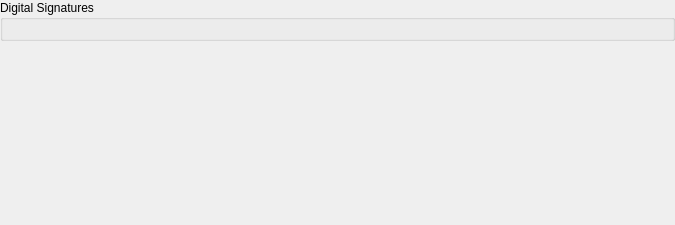
<?xml version="1.0" encoding="UTF-8"?>
<ui version="4.0">
 <class>DlgSignaturesBase</class>
 <widget class="QWidget" name="DlgSignaturesBase">
  <property name="geometry">
   <rect>
    <x>0</x>
    <y>0</y>
    <width>675</width>
    <height>225</height>
   </rect>
  </property>
  <layout class="QVBoxLayout" name="verticalLayout_3">
   <property name="leftMargin">
    <number>0</number>
   </property>
   <property name="topMargin">
    <number>0</number>
   </property>
   <property name="rightMargin">
    <number>0</number>
   </property>
   <property name="bottomMargin">
    <number>0</number>
   </property>
   <item>
    <widget class="QGroupBox" name="certificatesGroup">
     <property name="title">
      <string>Digital Signatures</string>
     </property>
     <layout class="QVBoxLayout" name="certificatesPlaceholder"/>
    </widget>
   </item>
   <item>
    <widget class="QWidget" name="certpathsettings">
     <layout class="QFormLayout" name="formLayout">
      <property name="fieldGrowthPolicy">
       <enum>QFormLayout::ExpandingFieldsGrow</enum>
      </property>
     </layout>
    </widget>
   </item>
   <item>
    <spacer>
     <property name="orientation">
      <enum>Qt::Vertical</enum>
     </property>
     <property name="sizeType">
      <enum>QSizePolicy::Expanding</enum>
     </property>
     <property name="sizeHint" stdset="0">
      <size>
       <width>20</width>
       <height>4</height>
      </size>
     </property>
    </spacer>
   </item>
  </layout>
 </widget>
 <resources/>
 <connections/>
</ui>
